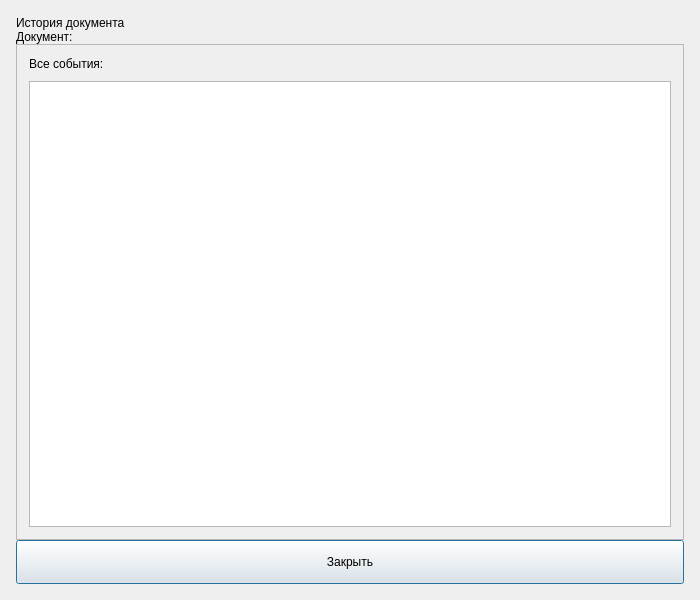
<?xml version="1.0" encoding="UTF-8"?>
<ui version="4.0">
 <class>HistoryDialog</class>
 <widget class="QDialog" name="HistoryDialog">
  <property name="geometry">
   <rect>
    <x>0</x>
    <y>0</y>
    <width>700</width>
    <height>600</height>
   </rect>
  </property>
  <property name="windowTitle">
   <string>История документа</string>
  </property>
  <property name="styleSheet">
   <string notr="true">
* {
    font-family: 'Segoe UI', Arial;
}

QDialog {
    background-color: {BG_DIALOG_ALT};
    color: {TEXT_BLACK};
}

QFrame#contentFrame {
    background-color: {BG_CARD};
    border: 1px solid {ACCENT_PRIMARY};
    border-radius: 12px;
    margin: 6px 8px 6px 8px;
    padding: 16px;
}

QLabel#titleLabel {
    font-size: 20px;
    font-weight: bold;
    color: {TEXT_PRIMARY};
    padding: 10px 0px 10px 0px;
    background-color: transparent;
}

QLabel#docInfoLabel {
    font-size: 14px;
    color: {TEXT_MUTED};
    background-color: transparent;
    padding-bottom: 8px;
}

QLabel#sectionLabel {
    font-size: 14px;
    font-weight: bold;
    color: {TEXT_HEADING};
    background-color: transparent;
    padding-bottom: 4px;
}

QListWidget#historyListWidget {
    border: 1px solid {ACCENT_PRIMARY};
    border-radius: 8px;
    background-color: {BG_SURFACE_SUBTLE};
    color: {TEXT_BLACK};
    font-size: 14px;
    padding: 6px 0px;
    outline: 0;
}
QListWidget#historyListWidget::item {
    padding: 0px;
    margin: 0px;
    background-color: transparent;
}
QListWidget#historyListWidget::item:selected,
QListWidget#historyListWidget::item:hover,
QListWidget#historyListWidget::item:active {
    background-color: transparent;
    border: none;
    outline: none;
}

QPushButton#closeButton {
    background-color: {BTN_DARK_BG};
    color: {TEXT_ON_ACCENT};
    border: 1px solid {TEXT_ON_ACCENT};
    border-radius: 10px;
    padding: 10px 20px;
    font-size: 16px;
    font-weight: bold;
}
QPushButton#closeButton:hover {
    background-color: {BTN_DARK_HOVER_BG};
    color: {TEXT_BLACK};
    border-color: {TEXT_BLACK};
}
QPushButton#closeButton:pressed {
    background-color: {BTN_DARK_PRESSED_BG};
}

QScrollBar:vertical {
    background: {SCROLLBAR_BG};
    width: 8px;
    border-radius: 4px;
    margin: 0px;
    border: none;
}
QScrollBar::handle:vertical {
    background: {SCROLLBAR_HANDLE};
    border-radius: 4px;
    min-height: 20px;
}
QScrollBar::handle:vertical:hover { background: {SCROLLBAR_HANDLE_HOVER}; }
QScrollBar::handle:vertical:pressed { background: {SCROLLBAR_HANDLE_PRESSED}; }
QScrollBar::add-line:vertical,
QScrollBar::sub-line:vertical {
    border: none; background: none; width: 0px; height: 0px;
}
QScrollBar::add-page:vertical,
QScrollBar::sub-page:vertical { background: none; }
   </string>
  </property>
  <property name="modal">
   <bool>true</bool>
  </property>
  <layout class="QVBoxLayout" name="mainLayout">
   <property name="spacing">
    <number>0</number>
   </property>
   <property name="leftMargin">
    <number>0</number>
   </property>
   <property name="topMargin">
    <number>0</number>
   </property>
   <property name="rightMargin">
    <number>0</number>
   </property>
   <property name="bottomMargin">
    <number>0</number>
   </property>
   <item>
    <layout class="QVBoxLayout" name="mainContentLayout">
     <property name="spacing">
      <number>0</number>
     </property>
     <property name="leftMargin">
      <number>16</number>
     </property>
     <property name="topMargin">
      <number>16</number>
     </property>
     <property name="rightMargin">
      <number>16</number>
     </property>
     <property name="bottomMargin">
      <number>16</number>
     </property>
     <item>
      <widget class="QLabel" name="titleLabel">
       <property name="minimumSize">
        <size>
         <width>60</width>
         <height>0</height>
        </size>
       </property>
       <property name="maximumSize">
        <size>
         <width>16777215</width>
         <height>60</height>
        </size>
       </property>
       <property name="text">
        <string>История документа</string>
       </property>
      </widget>
     </item>
     <item>
      <widget class="QLabel" name="docInfoLabel">
       <property name="text">
        <string>Документ: </string>
       </property>
      </widget>
     </item>
     <item>
      <widget class="QFrame" name="contentFrame">
       <property name="frameShape">
        <enum>QFrame::Shape::StyledPanel</enum>
       </property>
       <layout class="QVBoxLayout" name="contentLayout">
        <property name="spacing">
         <number>10</number>
        </property>
        <property name="leftMargin">
         <number>12</number>
        </property>
        <property name="topMargin">
         <number>12</number>
        </property>
        <property name="rightMargin">
         <number>12</number>
        </property>
        <property name="bottomMargin">
         <number>12</number>
        </property>
        <item>
         <widget class="QLabel" name="sectionLabel">
          <property name="styleSheet">
           <string notr="true">QLabel {
    font-size: 14px;
    font-weight: bold;
    color: {TEXT_HEADING};
    background-color: transparent;
    padding-bottom: 4px;
}</string>
          </property>
          <property name="text">
           <string>Все события:</string>
          </property>
         </widget>
        </item>
        <item>
         <widget class="QListWidget" name="historyListWidget">
          <property name="minimumSize">
           <size>
            <width>0</width>
            <height>200</height>
           </size>
          </property>
         </widget>
        </item>
       </layout>
      </widget>
     </item>
     <item>
      <widget class="QPushButton" name="closeButton">
       <property name="minimumSize">
        <size>
         <width>120</width>
         <height>44</height>
        </size>
       </property>
       <property name="maximumSize">
        <size>
         <width>16777215</width>
         <height>44</height>
        </size>
       </property>
       <property name="cursor">
        <cursorShape>PointingHandCursor</cursorShape>
       </property>
       <property name="text">
        <string>Закрыть</string>
       </property>
      </widget>
     </item>
    </layout>
   </item>
  </layout>
 </widget>
 <resources/>
 <connections/>
</ui>
